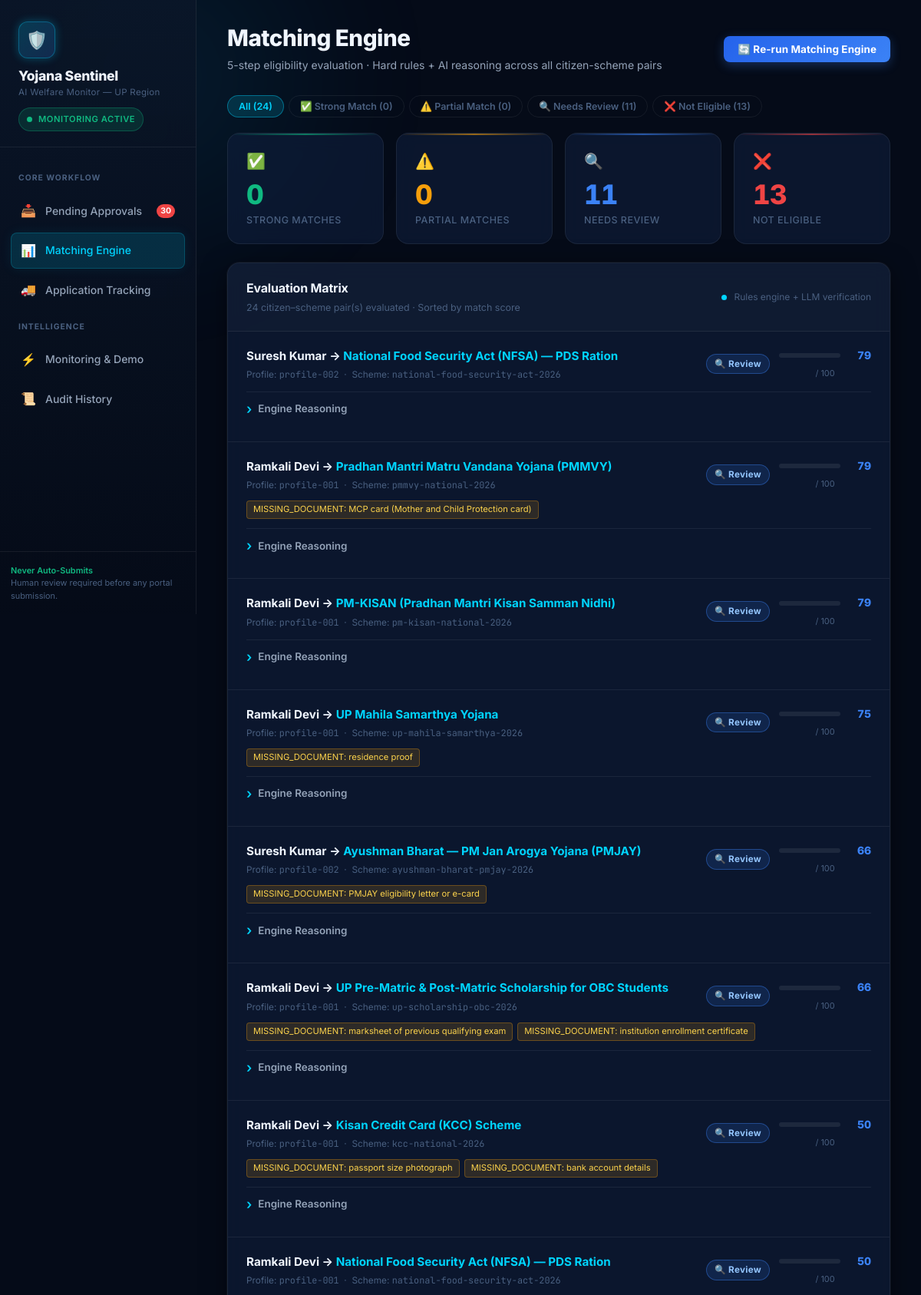
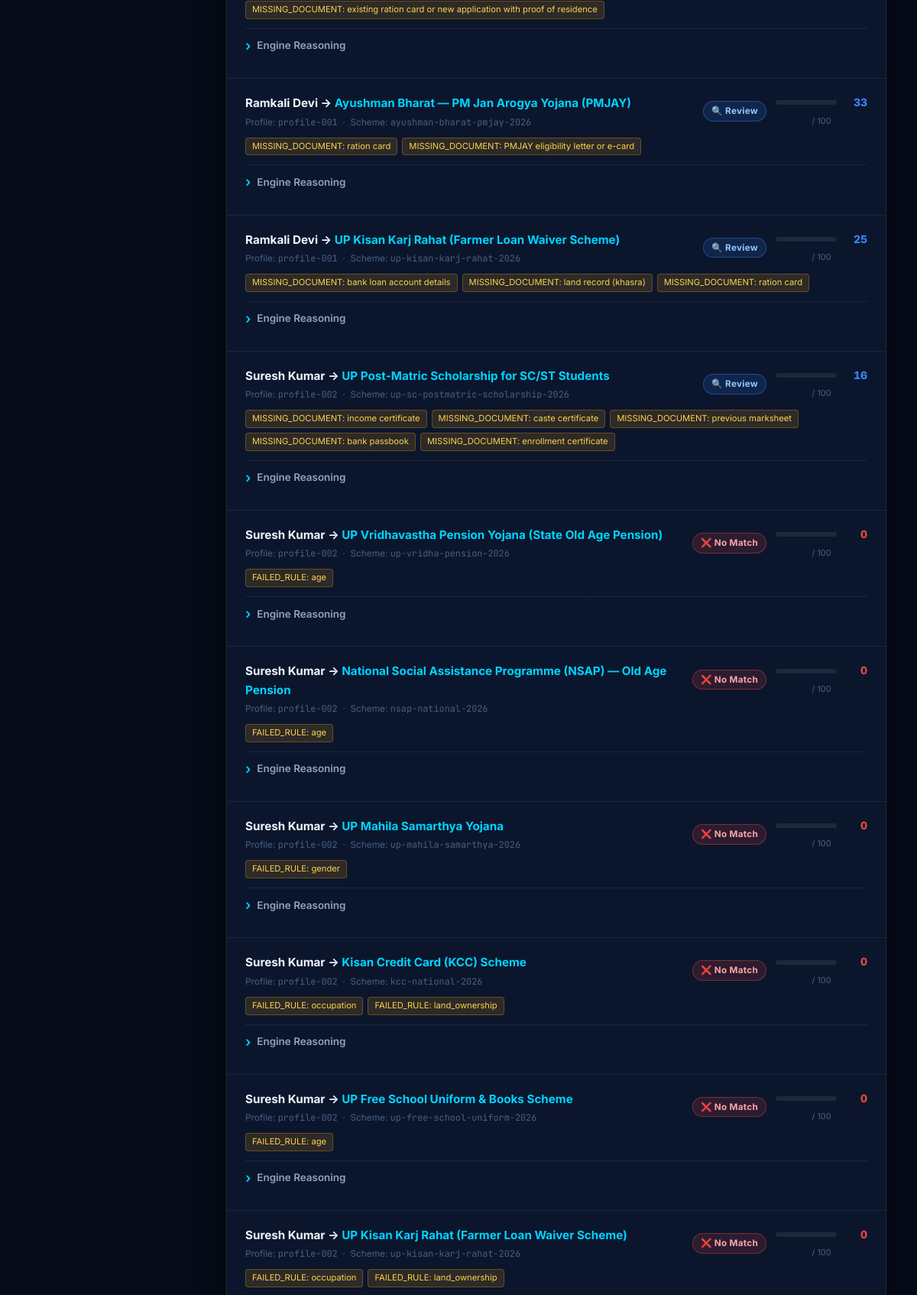
Page /matching (upper part) on the committed database (2 pictures, top to bottom).
### tables this page shows
CREATE TABLE match_result (
    id                   INTEGER PRIMARY KEY AUTOINCREMENT,
    profile_id           TEXT NOT NULL REFERENCES citizen_profile(profile_id),
    scheme_id            TEXT NOT NULL REFERENCES scheme(scheme_id),
    match_score          REAL NOT NULL
                           CHECK (match_score >= 0 AND match_score <= 100),
    match_status         TEXT NOT NULL
                           CHECK (match_status IN ('strong_match','partial_match','not_eligible','needs_review')),
    missing_info         TEXT NOT NULL DEFAULT '[]', -- JSON array
    reasoning            TEXT,
    evaluated_at         TEXT NOT NULL,              -- ISO datetime string
    UNIQUE (profile_id, scheme_id)                   -- one result per pair
);

CREATE TABLE citizen_profile (
    profile_id           TEXT PRIMARY KEY,
    display_name         TEXT NOT NULL,
    age                  INTEGER NOT NULL,
    gender               TEXT NOT NULL
                           CHECK (gender IN ('male','female','other')),
    state                TEXT NOT NULL,
    district             TEXT,
    annual_income        REAL NOT NULL,
    category             TEXT NOT NULL
                           CHECK (category IN ('general','obc','sc','st','ews')),
    occupation           TEXT NOT NULL,
    owns_land            INTEGER NOT NULL             -- SQLite boolean: 0/1
                           CHECK (owns_land IN (0,1)),
    family_status        TEXT,
    documents_available  TEXT NOT NULL DEFAULT '[]', -- JSON array of doc names
    language_preference  TEXT NOT NULL DEFAULT 'en',
    managed_by           TEXT                         -- NULL if self-managed
);

CREATE TABLE scheme (
    scheme_id            TEXT PRIMARY KEY,           -- stable slug
    name                 TEXT NOT NULL,
    issuing_body         TEXT,
    category             TEXT NOT NULL               -- education|agriculture|health|housing|employment|other
                           CHECK (category IN ('education','agriculture','health','housing','employment','other')),
    description          TEXT,
    eligibility_rules    TEXT NOT NULL DEFAULT '{}', -- JSON object
    required_documents   TEXT NOT NULL DEFAULT '[]', -- JSON array
    application_fields   TEXT NOT NULL DEFAULT '[]', -- JSON array
    deadline             TEXT,                       -- ISO date string or NULL
    source_url           TEXT NOT NULL,
    last_verified_at     TEXT NOT NULL,              -- ISO datetime string
    status               TEXT NOT NULL DEFAULT 'active'
                           CHECK (status IN ('active','closed','upcoming'))
);

### Yojana Sentinel/approval/app.py (the view)
@app.route("/matching")
def matching_view():
    results = load_all_match_results()
    flash   = request.args.get("flash", "")
    error   = request.args.get("error", "")
    return render_template(
        "matching.html",
        page="matching",
        results=results,
        flash=flash,
        error=error,
        pending_count=len(load_drafts(status_filter="drafted")),
    )

### Yojana Sentinel/approval/app.py (called while the page is built)
def _parse_json_col(d: dict, fields: list) -> dict:
    for f in fields:
        if isinstance(d.get(f), str):
            try:
                d[f] = json.loads(d[f])
            except Exception:
                d[f] = []
    return d

### Yojana Sentinel/db/database.py (called while the page is built)
def get_db() -> DBConnection:
    return DBConnection()

    def __getitem__(self, item: Any) -> Any:
        return super().__getitem__(item)

    def connect(self):
        if self.is_postgres:
            import psycopg2
            import psycopg2.extras
            url = DATABASE_URL
            if url.startswith("postgres://"):
                url = url.replace("postgres://", "postgresql://", 1)
            self.conn = psycopg2.connect(url, cursor_factory=psycopg2.extras.DictCursor)
        else:
            DB_PATH.parent.mkdir(parents=True, exist_ok=True)
            self.conn = sqlite3.connect(str(DB_PATH))
            self.conn.row_factory = sqlite3.Row
            self.conn.execute("PRAGMA foreign_keys=ON")
        return self

    def __enter__(self):
        self.connect()
        return self

    def __exit__(self, exc_type, exc_val, exc_tb):
        if self.conn:
            if exc_type is None:
                try:
                    self.conn.commit()
                except Exception:
                    pass
            else:
                try:
                    self.conn.rollback()
                except Exception:
                    pass
            self.conn.close()

    def _prepare_sql(self, sql: str) -> str:
        if self.is_postgres:
            return sql.replace("?", "%s")
        return sql

    def execute(self, sql: str, params: tuple | list = ()) -> Any:
        formatted_sql = self._prepare_sql(sql)
        cursor = self.conn.cursor()
        cursor.execute(formatted_sql, params)
        return cursor

    def fetchone(self, sql: str, params: tuple | list = ()) -> Optional[dict]:
        cursor = self.execute(sql, params)
        row = cursor.fetchone()
        if row is None:
            return None
        if self.is_postgres:
            return DictRow(dict(row))
        return DictRow(dict(row))

    def fetchall(self, sql: str, params: tuple | list = ()) -> list[dict]:
        cursor = self.execute(sql, params)
        rows = cursor.fetchall()
        if self.is_postgres:
            return [DictRow(dict(r)) for r in rows]
        return [DictRow(dict(r)) for r in rows]

### Yojana Sentinel/templates/matching.html (shortened to what this page needs)
{% extends "base.html" %}
{% block page_title %}Matching Engine{% endblock %}
{% block page_subtitle %}5-step eligibility evaluation · Hard rules + AI reasoning across all citizen-scheme pairs{% endblock %}
{% block header_actions %}
<form method="POST" action="{{ url_for('run_matching_route') }}" data-once>
  <button class="btn btn-edit" type="submit">🔄 Re-run Matching Engine</button>
</form>
{% endblock %}
{% block content %}
<div class="filter-tabs">
  <button class="filter-tab active" data-filter="all">All ({{ results | length }})</button>
  <button class="filter-tab" data-filter="strong_match">✅ Strong Match ({{ results | selectattr('match_status','equalto','strong_match') | list | length }})</button>
  <button class="filter-tab" data-filter="partial_match">⚠️ Partial Match ({{ results | selectattr('match_status','equalto','partial_match') | list | length }})</button>
  <button class="filter-tab" data-filter="needs_review">🔍 Needs Review ({{ results | selectattr('match_status','equalto','needs_review') | list | length }})</button>
  <button class="filter-tab" data-filter="not_eligible">❌ Not Eligible ({{ results | selectattr('match_status','equalto','not_eligible') | list | length }})</button>
</div>
<div class="stats-grid mb-24">
  <div class="stat-card stat-emerald" style="animation-delay:0.05s;">
    <span class="stat-icon">✅</span>
    <div class="stat-value" data-target="{{ results | selectattr('match_status','equalto','strong_match') | list | length }}">{{ results | selectattr('match_status','equalto','strong_match') | list | length }}</div>
    <div class="stat-label">Strong Matches</div>
  </div>
  <div class="stat-card stat-amber" style="animation-delay:0.10s;">
    <span class="stat-icon">⚠️</span>
    <div class="stat-value" data-target="{{ results | selectattr('match_status','equalto','partial_match') | list | length }}">{{ results | selectattr('match_status','equalto','partial_match') | list | length }}</div>
    <div class="stat-label">Partial Matches</div>
  </div>
  <div class="stat-card stat-blue" style="animation-delay:0.15s;">
    <span class="stat-icon">🔍</span>
    <div class="stat-value" data-target="{{ results | selectattr('match_status','equalto','needs_review') | list | length }}">{{ results | selectattr('match_status','equalto','needs_review') | list | length }}</div>
    <div class="stat-label">Needs Review</div>
  </div>
  <div class="stat-card stat-red" style="animation-delay:0.20s;">
    <span class="stat-icon">❌</span>
    <div class="stat-value" data-target="{{ results | selectattr('match_status','equalto','not_eligible') | list | length }}">{{ results | selectattr('match_status','equalto','not_eligible') | list | length }}</div>
    <div class="stat-label">Not Eligible</div>
  </div>
</div>
<div class="card">
  <div class="card-header">
    <div>
      <div class="card-title">Evaluation Matrix</div>
      <div class="card-subtitle">{{ results | length }} citizen–scheme pair(s) evaluated · Sorted by match score</div>
    </div>
    <div style="font-size:0.75rem;color:var(--text-muted);">
      <span class="pulse-dot cyan" style="display:inline-block;margin-right:6px;"></span>
      Rules engine + LLM verification
    </div>
  </div>
  {% if not results %}
  <div class="empty-state" style="border:none;border-radius:0;">
    <span class="empty-state-icon">📊</span>
    <h2 class="empty-state-title">No Match Results Found</h2>
    <p class="empty-state-desc">Click "Re-run Matching Engine" to evaluate all citizen profiles against the active scheme catalog.</p>
  </div>
  {% else %}
  {% set score_colors = {'strong_match':'var(--emerald)','partial_match':'var(--amber)','needs_review':'var(--blue)','not_eligible':'var(--red)'} %}
  {% set match_cls = {'strong_match':'badge-strong','partial_match':'badge-partial','needs_review':'badge-review','not_eligible':'badge-no'} %}
  {% set match_label = {'strong_match':'✅ Strong','partial_match':'⚠️ Partial','needs_review':'🔍 Review','not_eligible':'❌ No Match'} %}
  {% for r in results %}
  <div class="match-item" data-status="{{ r.match_status }}" style="animation-delay:{{ loop.index0 * 0.04 }}s;">
    <div class="match-header">
      <div style="flex:1;">
        <div class="match-names">
          {{ r.profile_name }} →
          <span style="color:var(--cyan);">{{ r.scheme_name }}</span>
        </div>
        <div class="match-ids">
          Profile: <span class="font-mono">{{ r.profile_id }}</span> &nbsp;·&nbsp;
          Scheme: <span class="font-mono">{{ r.scheme_id }}</span>
        </div>
      </div>
      <div class="match-score-inline" style="gap:12px;align-items:center;">
        <div style="text-align:right;">
          <span class="badge {{ match_cls.get(r.match_status,'badge-review') }}">{{ match_label.get(r.match_status, r.match_status) }}</span>
        </div>
        <div style="display:flex;flex-direction:column;align-items:center;gap:4px;">
          <div class="match-score-inline" style="gap:8px;">
            <div class="score-bar-wrap">
            </div>
            <span class="score-num" style="color:{{ score_colors.get(r.match_status,'var(--blue)') }};">{{ r.match_score | int }}</span>
          </div>
          <div style="font-size:0.68rem;color:var(--text-muted);">/ 100</div>
        </div>
      </div>
    </div>
    {% if r.missing_info %}
    <div style="display:flex;flex-wrap:wrap;gap:6px;margin-bottom:10px;">
      {% for m in r.missing_info[:5] %}
      <span style="font-size:0.7rem;padding:2px 8px;border-radius:4px;background:var(--amber-dim);color:#fcd34d;border:1px solid rgba(245,158,11,0.3);">{{ m }}</span>
      {% endfor %}
    </div>
    {% endif %}
    {% if r.reasoning %}
    <details>
      <summary>Engine Reasoning</summary>
    </details>
    {% endif %}
  </div>
  {% endfor %}
  {% endif %}
</div>
{% endblock %}

### rows in the picture
match_result: profile_name "Suresh Kumar", scheme_name "National Food Security Act (NFSA) — PDS Ration", profile_id "profile-002", scheme_id "national-food-security-act-2026", get "🔍 Review", match_score "79"
match_result: profile_name "Ramkali Devi", scheme_name "Pradhan Mantri Matru Vandana Yojana (PMMVY)", profile_id "profile-001", scheme_id "pmmvy-national-2026", get "🔍 Review", match_score "79", 5 "MISSING_DOCUMENT: MCP card (Mother and Child Protection card)"
match_result: profile_name "Ramkali Devi", scheme_name "PM-KISAN (Pradhan Mantri Kisan Samman Nidhi)", profile_id "profile-001", scheme_id "pm-kisan-national-2026", get "🔍 Review", match_score "79"
match_result: profile_name "Ramkali Devi", scheme_name "UP Mahila Samarthya Yojana", profile_id "profile-001", scheme_id "up-mahila-samarthya-2026", get "🔍 Review", match_score "75", 5 "MISSING_DOCUMENT: residence proof"
match_result: profile_name "Suresh Kumar", scheme_name "Ayushman Bharat — PM Jan Arogya Yojana (PMJAY)", profile_id "profile-002", scheme_id "ayushman-bharat-pmjay-2026", get "🔍 Review", match_score "66", 5 "MISSING_DOCUMENT: PMJAY eligibility letter or e-card"
match_result: profile_name "Ramkali Devi", scheme_name "UP Pre-Matric & Post-Matric Scholarship for OBC Students", profile_id "profile-001", scheme_id "up-scholarship-obc-2026", get "🔍 Review", match_score "66", 5 "MISSING_DOCUMENT: marksheet of previous qualifying exam" "MISSING_DOCUMENT: institution enrollment certificate"
match_result: profile_name "Ramkali Devi", scheme_name "Kisan Credit Card (KCC) Scheme", profile_id "profile-001", scheme_id "kcc-national-2026", get "🔍 Review", match_score "50", 5 "MISSING_DOCUMENT: passport size photograph" "MISSING_DOCUMENT: bank account details"
match_result: profile_name "Ramkali Devi", scheme_name "National Food Security Act (NFSA) — PDS Ration", profile_id "profile-001", scheme_id "national-food-security-act-2026", get "🔍 Review", match_score "50", 5 "MISSING_DOCUMENT: existing ration card or new application with proof of residence"
match_result: profile_name "Ramkali Devi", scheme_name "Ayushman Bharat — PM Jan Arogya Yojana (PMJAY)", profile_id "profile-001", scheme_id "ayushman-bharat-pmjay-2026", get "🔍 Review", match_score "33", 5 "MISSING_DOCUMENT: ration card" "MISSING_DOCUMENT: PMJAY eligibility letter or e-card"
match_result: profile_name "Ramkali Devi", scheme_name "UP Kisan Karj Rahat (Farmer Loan Waiver Scheme)", profile_id "profile-001", scheme_id "up-kisan-karj-rahat-2026", get "🔍 Review", match_score "25", 5 "MISSING_DOCUMENT: bank loan account details" "MISSING_DOCUMENT: land record (khasra)" "MISSING_DOCUMENT: ration card"
match_result: profile_name "Suresh Kumar", scheme_name "UP Post-Matric Scholarship for SC/ST Students", profile_id "profile-002", scheme_id "up-sc-postmatric-scholarship-2026", get "🔍 Review", match_score "16", 5 "MISSING_DOCUMENT: income certificate" "MISSING_DOCUMENT: caste certificate" "MISSING_DOCUMENT: previous marksheet" "MISSING_DOCUMENT: bank passbook" "MISSING_DOCUMENT: enrollment certificate"
match_result: profile_name "Suresh Kumar", scheme_name "UP Vridhavastha Pension Yojana (State Old Age Pension)", profile_id "profile-002", scheme_id "up-vridha-pension-2026", get "❌ No Match", match_score "0", 5 "FAILED_RULE: age"
match_result: profile_name "Suresh Kumar", scheme_name "National Social Assistance Programme (NSAP) — Old Age Pension", profile_id "profile-002", scheme_id "nsap-national-2026", get "❌ No Match", match_score "0", 5 "FAILED_RULE: age"
match_result: profile_name "Suresh Kumar", scheme_name "UP Mahila Samarthya Yojana", profile_id "profile-002", scheme_id "up-mahila-samarthya-2026", get "❌ No Match", match_score "0", 5 "FAILED_RULE: gender"
match_result: profile_name "Suresh Kumar", scheme_name "Kisan Credit Card (KCC) Scheme", profile_id "profile-002", scheme_id "kcc-national-2026", get "❌ No Match", match_score "0", 5 "FAILED_RULE: occupation" "FAILED_RULE: land_ownership"
match_result: profile_name "Suresh Kumar", scheme_name "UP Free School Uniform & Books Scheme", profile_id "profile-002", scheme_id "up-free-school-uniform-2026", get "❌ No Match", match_score "0", 5 "FAILED_RULE: age"
match_result: profile_name "Suresh Kumar", scheme_name "UP Kisan Karj Rahat (Farmer Loan Waiver Scheme)", profile_id "profile-002", scheme_id "up-kisan-karj-rahat-2026", get "❌ No Match", match_score "0", 5 "FAILED_RULE: occupation" "FAILED_RULE: land_ownership"

### other values in the picture
{{ pending_count }} "30"
{{ results | length }} "24"
